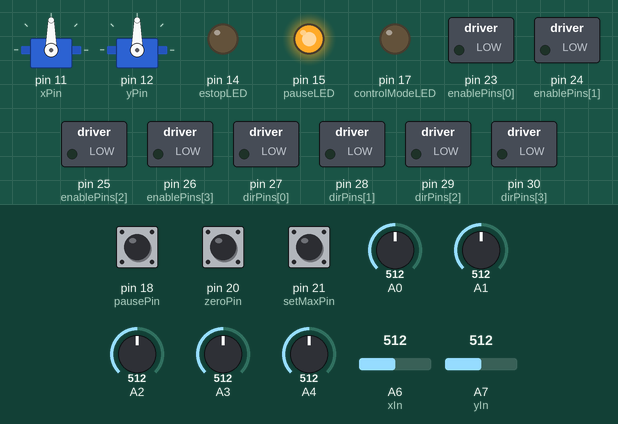
This sketch was run on a simulated Arduino Mega 2560, built with avr-gcc and run on an emulated ATmega2560. On the bench: 2 × servo, switched loads named in the sketch (green lamp = pin HIGH), output pins drawn as LEDs (lit = HIGH). Inputs (shaded band) come from the test bench; at power-on: A6 (xIn) = 512, A7 (yIn) = 512, pin 18 (pausePin) HIGH, pin 20 (zeroPin) HIGH, pin 21 (setMaxPin) HIGH, A0 = 512, A1 = 512, A2 = 512, A3 = 512, A4 = 512. Pins used as bus, display or sensor lines are not drawn.

Above: at 1.2 s.
1.3 s: A6 (xIn) set to 716
At 1.8 s:
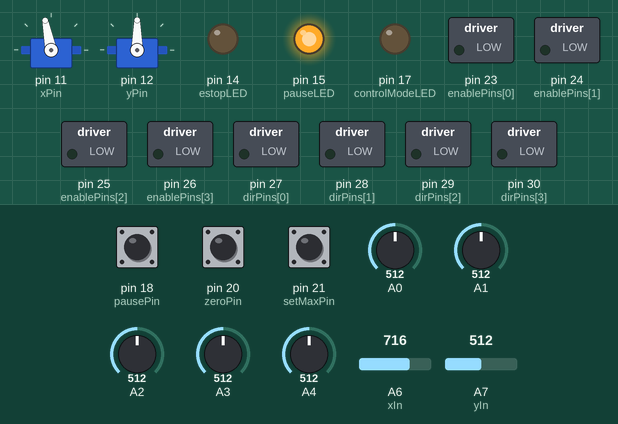
2.8 s: A7 (yIn) set to 716
At 4.0 s:
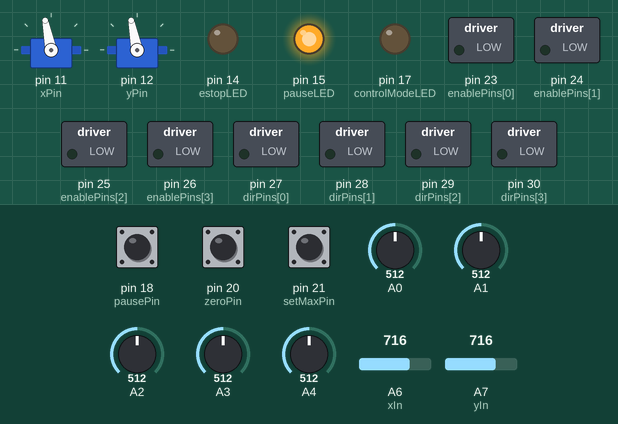
4.3 s: pin 18 (pausePin) pulled LOW for 0.15 s
At 4.37 s:
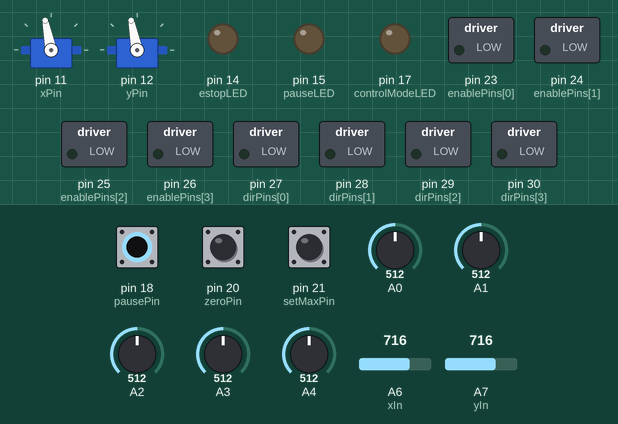
5.9 s: A6 (xIn) set to 306
At 6.5 s:
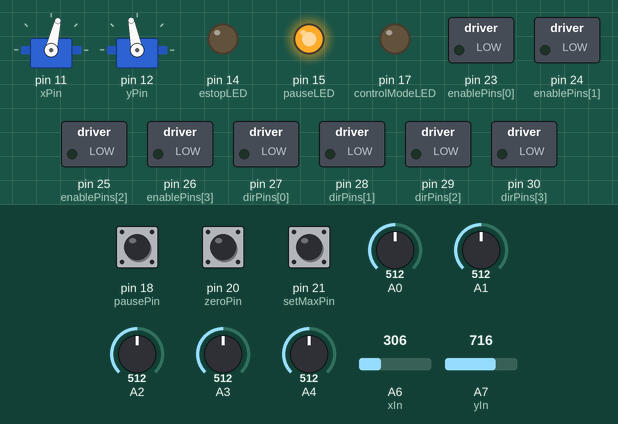
7.4 s: A7 (yIn) set to 501
At 8.6 s:
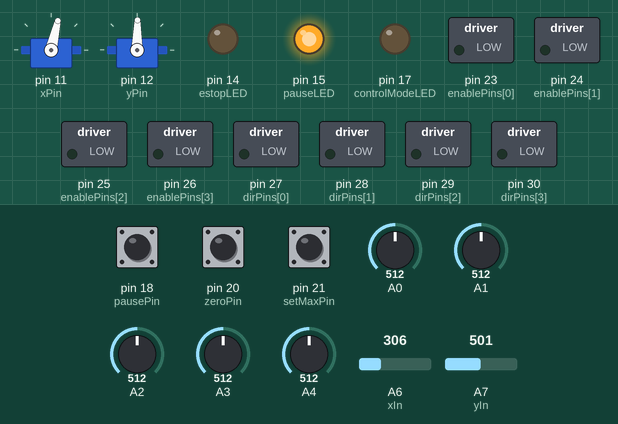
8.9 s: pin 18 (pausePin) pulled LOW for 1 s
At 9.7 s:
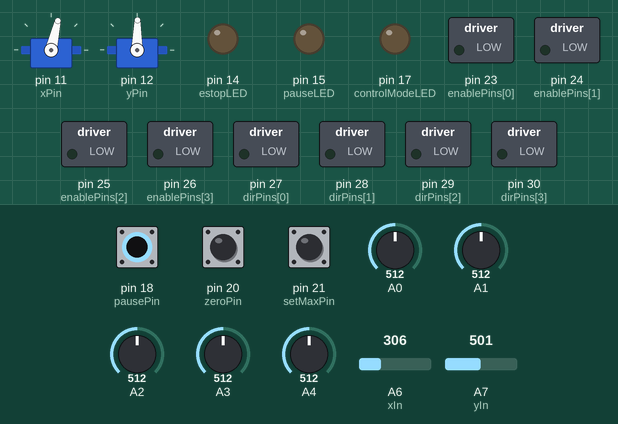
Timing chart, 0 to 11.9 s (numbered marks = the images above; inputs shaded):
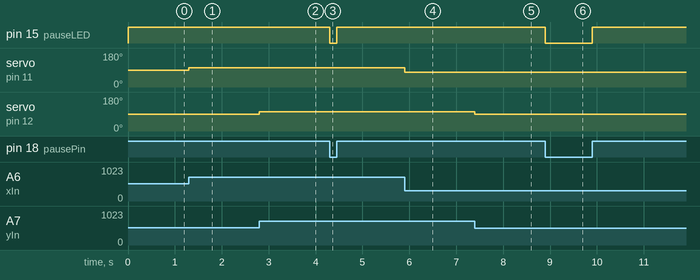

Measured:
- after the input at 1.3 s, servo on pin 11 (xPin): 90° → 101° at once
- after the input at 2.8 s, servo on pin 12 (yPin): 90° → 101° at once
- after the input at 4.3 s, pin 15 (pauseLED): HIGH → LOW at once, → HIGH 0.15 s later
- after the input at 5.9 s, servo on pin 11 (xPin): 101° → 77° at once
- after the input at 7.4 s, servo on pin 12 (yPin): 101° → 89° at once
- after the input at 8.9 s, pin 15 (pauseLED): HIGH → LOW at once, → HIGH 1.0 s later

The sketch:

StepperMotorTest.ino
```cpp
#include <Servo.h>

#include "ASE_MotorConstants.h";


const float timestep = 1; //In microseconds

int stepperPins[4] = {4, 5, 6, 7};
int dirPins[4] = {27, 28, 29, 30};
int enablePins[4] = {23, 24, 25, 26};
int controllerMin[4] = {0, 0, 0, 0};
int controllerMax[4] = {1023, 1023, 1008, 1022};

int pausePin = 18, /*estopPin = 19,*/ zeroPin = 20, setMaxPin = 21, setMaxSelectorPin = 22,
    controlSelectPin = 16, pauseLED = 15, estopLED = 14, controlModeLED = 17;


unsigned int tcnt[4] = {0,0,0,0}; //Time counters for all 4 steppers in microseconds
                                  //Resets at each movement end

volatile int pos[4] = {0,0,0,0};  //Step counters for all 4 steppers;
                                  //Is zeroed at upright

int targetPos[4];

bool isMoving[4] = {false, false, false, false};

int posLimit[2] = {0,0};
bool limitSet[2] = {false, false};

bool dir[4]; //True is negative, false is positive

float period[4]; //In microseconds

volatile bool paused, ESTOP, controlType; //controlType is position based when true and speed based while false

int controllerVal[4] = {0, 0, 0, 0};
int speedIn = 0;
long lastTime = 0, deltaTime = 0;


void setup()
{
  Serial.begin(115200);

  paused = true;
  ESTOP = false;

  for (int i = 0; i < 4; i++)
  {
    pinMode(stepperPins[i], OUTPUT);
    pinMode(dirPins[i], OUTPUT);
    pinMode(enablePins[i], OUTPUT);
    period[i] = MINPERIOD * 100;
  }
  pinMode(pauseLED, OUTPUT);                //LED
  pinMode(estopLED, OUTPUT);                //LED
  pinMode(controlModeLED, OUTPUT);                //LED
  pinMode(pausePin, INPUT_PULLUP);          //Push button to ground
  //pinMode(estopPin, INPUT_PULLUP);          //Push button to ground
  pinMode(zeroPin, INPUT_PULLUP);           //Push button to ground
  pinMode(setMaxPin, INPUT_PULLUP);         //Push button to ground
  pinMode(setMaxSelectorPin, INPUT_PULLUP);        //Toggle switch
  pinMode(controlSelectPin, INPUT_PULLUP);         //Toggle switch

  attachInterrupt(digitalPinToInterrupt(pausePin), pause, CHANGE);
  //attachInterrupt(digitalPinToInterrupt(estopPin), estop, FALLING);
  attachInterrupt(digitalPinToInterrupt(zeroPin), zero, CHANGE);
  attachInterrupt(digitalPinToInterrupt(setMaxPin), setMax, CHANGE);


  digitalWrite(pauseLED, paused);

  eyeStart();
}

void loop()
{
  delayMicroseconds(timestep);
  deltaTime = micros() - lastTime;

  //Only allow for position control if limits have been set
  if (limitSet[0] && limitSet[1])
  {
    controlType = digitalRead(controlSelectPin);
  }
  else
  {
    controlType = false;
  }

  if (paused) //The steppers will be on HOLD while paused
  {
    //IDK, it's paused
  }
  else //If not paused, update controller inputs and motors
  {
    getControllerValues();
    checkStepTime();
  }

/*
  if (lastTime % 100 >= 92)
  {
    Serial.print(pos[0]);
    Serial.print(" ");
    Serial.print(map(controllerVal[0], 0, 1023, -posLimit[0], posLimit[0]));
    Serial.print(" ");
    Serial.print(posLimit[0]);
    Serial.print(" ");
    Serial.println(-1 * posLimit[0]);
  }
  */

  eyeLoop();

  lastTime = micros();
}

void getControllerValues()
{
  controllerVal[0] = map(analogRead(A0), controllerMin[0], controllerMax[0], 0, 1024);
  controllerVal[1] = map(analogRead(A1), controllerMin[1], controllerMax[1], 0, 1024);
  controllerVal[2] = map(analogRead(A2), controllerMin[2], controllerMax[2], 0, 1024);
  controllerVal[3] = map(analogRead(A3), controllerMin[3], controllerMax[3], 0, 1024);

  speedIn = analogRead(A4);

  if (controlType)
  {
    //Position control
    digitalWrite(estopLED, HIGH);
    targetPos[0] = (int)map(controllerVal[0], 0, 1023, -posLimit[0], posLimit[0]);
    targetPos[1] = (int)map(controllerVal[1], 0, 1023, -posLimit[0], posLimit[0]);
    targetPos[2] = (int)map(controllerVal[2], 0, 1023, -posLimit[1], posLimit[1]);
    targetPos[3] = (int)map(controllerVal[3], 0, 1023, -posLimit[1], posLimit[1]);

    for (int i = 0; i < 4; i++)
    {
      if ((!isMoving[i] && abs(targetPos[i] - pos[i]) > 2) || (isMoving[i] && targetPos[i] != pos[i]))
      {
        isMoving[i] = true;
        if (targetPos[i] > pos[i])
        {
          dir[i] = false; //Move in positive direction
        }
        else
        {
          dir[i] = true; //Move in negative direction
        }
      }
      else
      {
        isMoving[i] = false;
        tcnt[i] = 0;
      }

      period[i] = MINPERIOD / (speedIn / 1023.0);
    }
  }
  else
  {
    //Speed control
    digitalWrite(estopLED, LOW);
    for (int i = 0; i < 4; i++)
    {
      period[i] = MINPERIOD * (1023.0 / speedIn) * (511.0 / (abs(controllerVal[i] - 511)) );
      dir[i] = (controllerVal[i] < 511) ? true : false;
      isMoving[i] = true;
    }
  }
}

void checkStepTime()
{
  for (int i = 0; i < 4; i++)
  {
    if (isMoving[i])
    {
      tcnt[i] += deltaTime;
      if (tcnt[i] >= period[i]/2)
      {
        stepMotor(tcnt + i, pos + i, stepperPins + i, dir[i]);
      }
      digitalWrite(dirPins[i], dir[i]);
    }
  }
}

void zero()
{
  for (int i = 0; i < 4; i++)
  {
    pos[i] = 0;
  }
}

void pause()
{
  paused = digitalRead(pausePin);
  digitalWrite(pauseLED, paused);
  for (int i = 0; i < 4; i++)
  {
    digitalWrite(stepperPins[i], LOW);
  }
}

void estop()
{
  if (!ESTOP)
  {
   //digitalWrite(enablePin, true); //Disables the steppers when high
   ESTOP = true;
  }
  else
  {
    ESTOP = false;
    reset();
  }
  digitalWrite(estopLED, ESTOP);
}

void setMax()
{
  if (!digitalRead(setMaxSelectorPin))
  {
    posLimit[0] = pos[0];
    limitSet[0] = true;
  }
  else
  {
    posLimit[1] = pos[2];
    limitSet[1] = true;
  }
}

void reset()
{
  return;
}

void stepMotor(int *tcnt, int *pos, int *pin, bool dir)
{
  *tcnt = 0;
  if (digitalRead(*pin))
  {
    digitalWrite(*pin, 0);
  }
  else
  {
    digitalWrite(*pin, 1);
    *pos += pow(-1, dir);
  }
}
```

ASE_MotorConstants.h
```cpp
const int baseStepsPerRev = 4;
const int stepsMultiplier = 50;
const float MINPERIOD = 5; //(in microseconds per step)
```

EyeControl01.ino
```cpp
//Eye Control Pins
int xPin = 11, yPin = 12 /*, b = 13;*/, eyeControlSelectPin = 32;
int xIn = A6, yIn = A7;

int xMin = 60, xMax = 120, yMin = 60, yMax = 120;


Servo x;
Servo y;

void eyeStart()
{
  x.attach(xPin);
  y.attach(yPin);
  pinMode(eyeControlSelectPin, INPUT_PULLUP);
}

void eyeLoop()
{
  if (eyeControlSelectPin)
  {
    x.write(map(analogRead(xIn), 0, 1024, xMin, xMax));
    y.write(map(analogRead(yIn), 0, 1024, yMin, yMax));
  }
  else
  {
    CVeye();
  }
}

void CVeye()
{
  x.write(90);
  y.write(90);
}
```

StepperFunctions.ino
```cpp
/*void stepMotor(int *tcnt, int *pos, int *pin, bool dir)
{
  *tcnt = 0;
  if (digitalRead(*pin))
  {
    digitalWrite(*pin, 0);
  }
  else
  {
    digitalWrite(*pin, 1);
    *pos += (-1)^dir;
  }
}
*/
```
